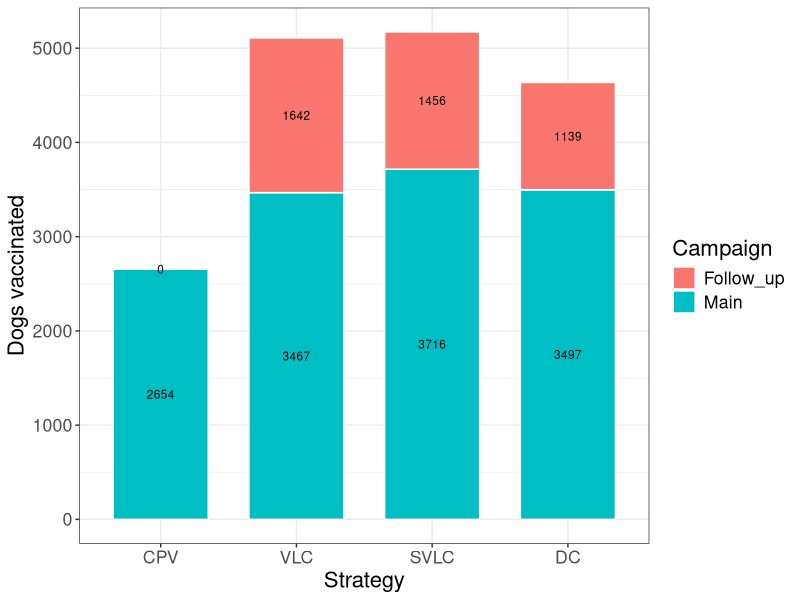
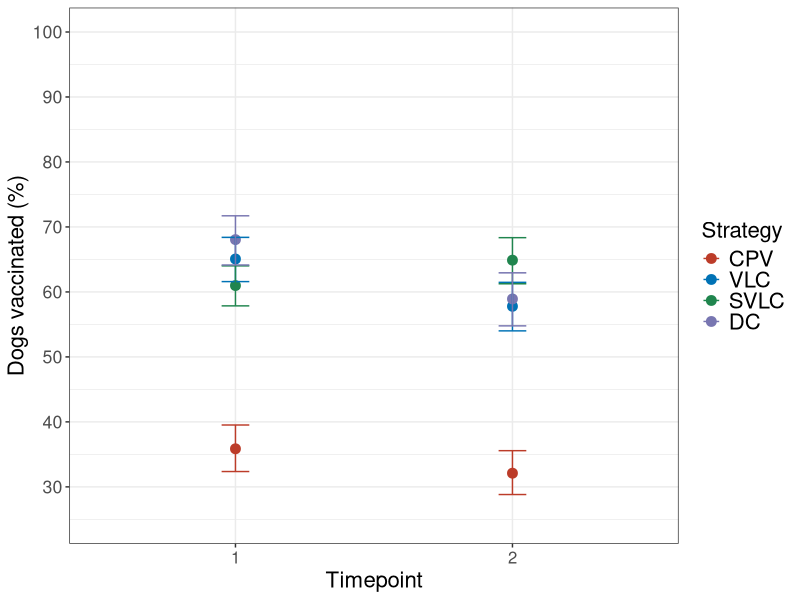

Write R code to recreate these figures, in order. (Note: this script raises an error after producing the figures.)
rm(list = ls())
library(dplyr)
library(ggplot2)
cv <- read.csv("data/main_followup.csv", sep = ",", stringsAsFactors = FALSE)
cv$Strat = factor(cv$Strat, c("CPV","VLC","SVLC","DC"))
str(cv)
head(cv)

#ggplot
p <- ggplot(cv, aes(x = Strat, y = dogs_aver,label = dogs_aver))+
  geom_col(aes(fill = Campaign), width = 0.7, color="white")+
  geom_text(size = 3, position = position_stack(vjust = 0.5))+
  theme_bw()+ 
  labs(x="Strategy",y="Dogs vaccinated")
p + theme(text = element_text(size=16))
ggsave("Followup.pdf", width = 10, height = 10, units ="cm")



# coverage estimates TP1 & TP2
MERGE <- read.csv("data/strategycoverage.csv", sep = ",")
MERGE$Strategy = factor(MERGE$Strategy)
str(MERGE)
MERGE
library(Hmisc)
CI <- binconf(x=MERGE$microchip, n=MERGE$N, method=c("wilson"))
CI <- data.frame(CI)
MERGE2 <- cbind(MERGE, CI)
MERGE2

# convert to % from proportion
MERGE2$Lower <- MERGE2$Lower*100
MERGE2$Upper <- MERGE2$Upper *100
MERGE2$PointEst <- MERGE2$PointEst *100
MERGE2
write.csv(MERGE, "TP1_2_Summary.csv")

MERGE2$Strategy = factor(MERGE2$Strategy, c("CPV","VLC","SVLC","DC"))

# dot plot
p <- ggplot(MERGE2, aes(TIME, MERGE2$PointEst, colour = Strategy))+
  geom_point(size = 3)+
  geom_errorbar(aes(ymin=MERGE2$Lower, ymax=MERGE2$Upper), width=.1)+
  ylab("Dogs vaccinated (%)")+
  scale_y_continuous(limits=c(25, 100), 
  breaks=c(0, 10, 20, 30, 40, 50, 60, 70, 80, 90, 100))+
  theme_bw() +
  scale_x_discrete(name = "Timepoint", 
  breaks=c("TP1", "TP2"), labels=c("1", "2"))+
  theme(axis.text.x  = element_text(size= 12)) +
  theme(legend.key.size = unit(0.5, 'cm'))

p <- p + #theme(legend.position = c(0.865,0.4)) + 
  theme(legend.text = element_text(colour="black", size=16)) + # legend labels size
  theme(legend.title = element_text(colour="black", size=16)) + # legend title size
  guides(shape = guide_legend(override.aes = list(size = 9)))

cols <- c("CPV" = "#BC3C29FF", "VLC" = "#0072B5FF", "SVLC" = "#20854EFF", "DC" = "#7876B1FF")
p + scale_colour_manual(values = cols)+ theme(text = element_text(size=16))

ggsave("data/TP1_TP2_Vacinated_pointplot.pdf", width = 10, height = 10, units ="cm")



#easiness
easiness <- read.csv("data/easiness.csv", sep = ",")

library(Hmisc)
CI <- binconf(x=easiness$response, n=easiness$N, method=c("wilson"))
CI <- data.frame(CI)
easiness1 <- cbind(easiness, CI)
easiness1

# convert to % from proportion
easiness1$Lower <- easiness1$Lower*100
easiness1$Upper <- easiness1$Upper *100
easiness1$PointEst <- easiness1$PointEst *100
easiness1
write.csv(easiness1, "data/easy.csv")

MERGE4 <- read.csv("data/easy.csv", sep = ",")
MERGE4

# barplot
MERGE4$Location <- factor(MERGE4$Location, levels = c("Very easy", "Easy", "Difficult", "Very difficult"))
m <- ggplot(MERGE4, aes(Strategy, PointEst, fill = Location))+
  geom_bar(stat = "identity", position = "dodge")+
  scale_fill_manual(values=c("gray25", "violetred4","navyblue", "grey80"))+
  geom_errorbar(aes(Strategy, PointEst, ymin=Lower, ymax=Upper), width=.2, position=position_dodge(.9))+
  ylab("Responded (%)")+
  scale_y_continuous(limits=c(0, 100), breaks=c(0, 10, 20, 30, 40, 50, 60, 70, 80, 90, 100))+
  theme_bw() +
  theme(axis.text.x  = element_text(size= 9))
m + theme_bw() + theme(panel.border = element_blank(), panel.grid.major = element_blank(),
                       panel.grid.minor = element_blank())


ggsave("Easiness.pdf", width = 17, height = 14, units ="cm")

#e + theme(legend.key.height = unit(0.1, "cm"))


ggsave("Easiness.pdf1", width = 17, height = 14, units ="cm")
